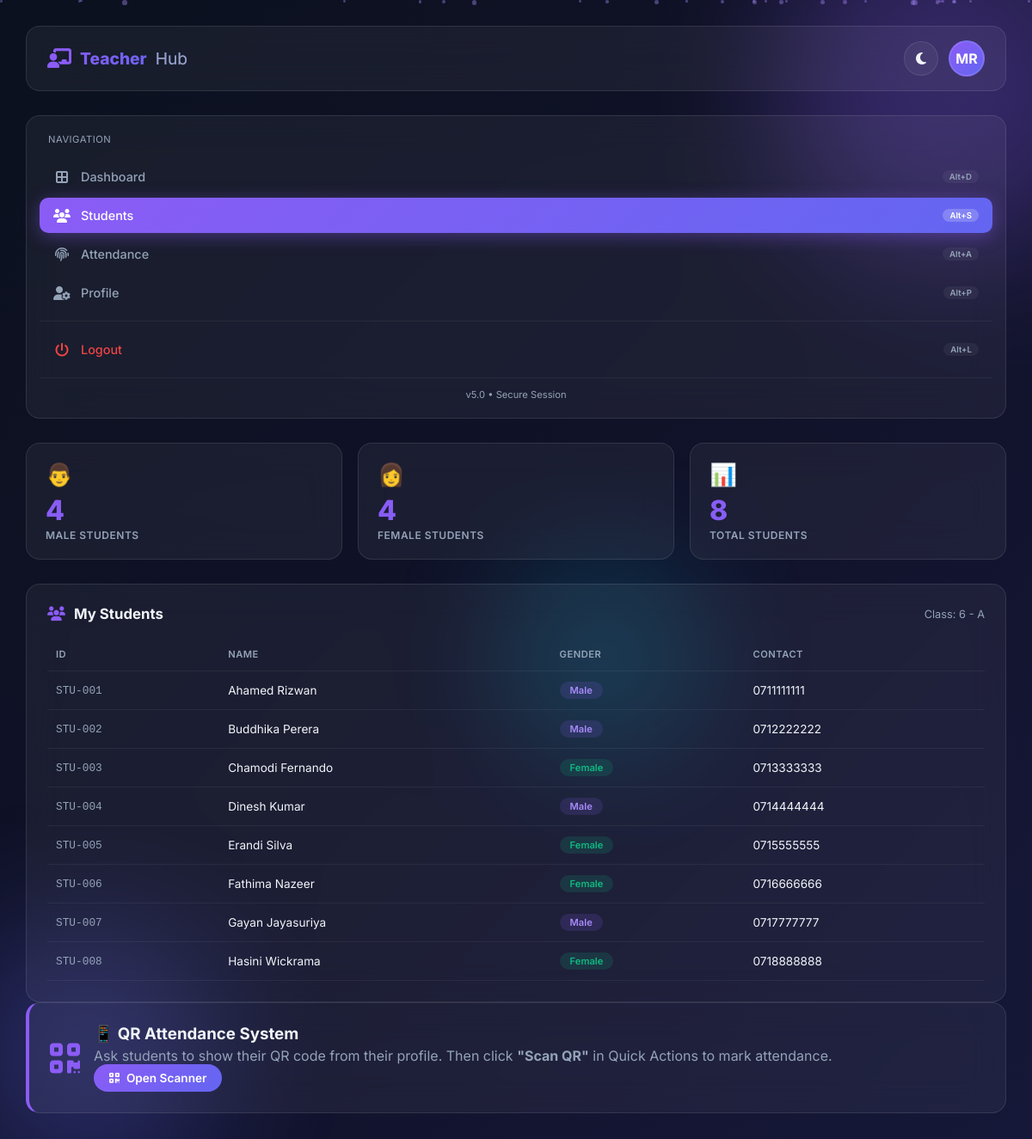
The app's page /teacher/students.php (signed in) with its own data.
### tables this page shows
CREATE TABLE `class` (
  `class_id` int(11) NOT NULL,
  `class_name` varchar(50) NOT NULL,
  `grade` varchar(20) NOT NULL,
  `created_at` timestamp NOT NULL DEFAULT current_timestamp()
);

CREATE TABLE `student` (
  `student_id` int(11) NOT NULL,
  `name` varchar(150) NOT NULL,
  `gender` enum('Male','Female','Other') DEFAULT 'Male',
  `contact` varchar(30) DEFAULT NULL,
  `date_of_birth` date DEFAULT NULL,
  `address` varchar(255) DEFAULT NULL,
  `class_id` int(11) DEFAULT NULL,
  `password` varchar(255) DEFAULT NULL,
  `created_at` timestamp NOT NULL DEFAULT current_timestamp()
);

### teacher/students.php (the view, shortened to what this page needs)
<?php
require_once __DIR__ . '/../config/db.php';
$teacher_id = $_SESSION['teacher_id'];
$teacher_name = $_SESSION['teacher_name'] ?? 'Teacher';
try {
    $teacher_stmt = $pdo->prepare("SELECT * FROM teacher WHERE teacher_id = ?");
    $teacher_stmt->execute([$teacher_id]);
    $teacher = $teacher_stmt->fetch(PDO::FETCH_ASSOC);
    $class_id = $teacher['class_id'] ?? 0;
    $class_name = 'Not Assigned';
    $grade = 'N/A';
    if ($class_id > 0) {
        $class_stmt = $pdo->prepare("SELECT class_name, grade FROM class WHERE class_id = ?");
        $class_stmt->execute([$class_id]);
        $class_info = $class_stmt->fetch(PDO::FETCH_ASSOC);
        if ($class_info) {
            $class_name = $class_info['class_name'] ?? 'N/A';
            $grade = $class_info['grade'] ?? 'N/A';
        }
    }
    $students = [];
    $total_students = 0;
    $male_count = 0;
    $female_count = 0;
    if ($class_id > 0) {
        $students_stmt = $pdo->prepare("
            SELECT s.*, c.class_name, c.grade
            FROM student s
            LEFT JOIN class c ON s.class_id = c.class_id
            WHERE s.class_id = ?
            ORDER BY s.name ASC
        ");
        $students_stmt->execute([$class_id]);
        $students = $students_stmt->fetchAll(PDO::FETCH_ASSOC);
        $total_students = count($students);
        foreach ($students as $s) {
            if ($s['gender'] === 'Male') $male_count++;
            else $female_count++;
        }
    }
} catch (PDOException $e) {
    $error_msg = "Database Error: " . $e->getMessage();
}
?>
<!DOCTYPE html>
<html lang="en">
<head>
    <link rel="stylesheet" href="https://cdnjs.cloudflare.com/ajax/libs/font-awesome/6.5.0/css/all.min.css">
</head>
<body>
    <div class="bg-gradient-overlay"></div>
    <div class="orb orb-1"></div>
    <div class="orb orb-2"></div>
    <div class="orb orb-3"></div>
    <div id="particles-container"></div>
    <nav class="top-nav">
        <div class="brand">
            <i class="fa-solid fa-chalkboard-user"></i>
            Teacher <span style="-webkit-text-fill-color:var(--text-muted);font-weight:400;">Hub</span>
        </div>
        <div class="top-nav-actions">
            <button class="nav-btn" onclick="toggleTheme()"><i class="fa-solid fa-moon"></i></button>
            <div class="teacher-avatar" onclick="window.location.href='profile.php'">
                <?= strtoupper(substr($teacher_name, 0, 2)) ?>
            </div>
        </div>
    </nav>
    <aside class="sidebar">
        <div style="margin-bottom:16px;padding:0 10px;">
            <div style="font-size:0.7rem;color:var(--text-muted);text-transform:uppercase;letter-spacing:0.5px;">Navigation</div>
        </div>
        <a href="dashboard.php" class="menu-item">
            <i class="fa-solid fa-border-all"></i> Dashboard <span class="shortcut">Alt+D</span>
        </a>
        <a href="students.php" class="menu-item active">
            <i class="fa-solid fa-users"></i> Students <span class="shortcut">Alt+S</span>
        </a>
        <a href="attendance.php" class="menu-item">
            <i class="fa-solid fa-fingerprint"></i> Attendance <span class="shortcut">Alt+A</span>
        </a>
        <a href="profile.php" class="menu-item">
            <i class="fa-solid fa-user-gear"></i> Profile <span class="shortcut">Alt+P</span>
        </a>
        <div class="menu-divider"></div>
        <a href="../logout.php" class="menu-item" style="color:#ef4444;">
            <i class="fa-solid fa-power-off"></i> Logout <span class="shortcut">Alt+L</span>
        </a>
        <div class="sidebar-footer">v5.0 • Secure Session</div>
    </aside>
    <main class="main-content">
        <div class="page-content">
            <div class="stats-grid">
                <div class="stat-card">
                    <div class="stat-icon">👨</div>
                    <div class="stat-value"><?= $male_count ?></div>
                    <div class="stat-label">Male Students</div>
                </div>
                <div class="stat-card">
                    <div class="stat-icon">👩</div>
                    <div class="stat-value"><?= $female_count ?></div>
                    <div class="stat-label">Female Students</div>
                </div>
                <div class="stat-card">
                    <div class="stat-icon">📊</div>
                    <div class="stat-value"><?= $total_students ?></div>
                    <div class="stat-label">Total Students</div>
                </div>
            </div>
            <div class="card">
                <div class="card-header">
                    <h3><i class="fa-solid fa-users"></i> My Students</h3>
                    <span class="text-muted text-sm">Class: <?= $grade ?> - <?= $class_name ?></span>
                </div>
                <div class="table-wrap">
                    <table>
                        <thead>
                            <tr><th>ID</th><th>Name</th><th>Gender</th><th>Contact</th></tr>
                        </thead>
                        <tbody>
                            <?php if ($total_students > 0): ?>
                                <?php foreach ($students as $row): ?>
                                    <tr>
                                        <td class="font-mono text-muted text-sm">STU-00<?= $row['student_id'] ?></td>
                                        <td><?= htmlspecialchars($row['name']) ?></td>
                                        <td><span class="badge <?= ($row['gender'] ?? '') === 'Male' ? 'badge-primary' : 'badge-success' ?>"><?= htmlspecialchars($row['gender'] ?? 'N/A') ?></span></td>
                                        <td><?= htmlspecialchars($row['contact'] ?? '-') ?></td>
                                    </tr>
                                <?php endforeach; ?>
                            <?php else: ?>
                                <tr><td colspan="4" class="text-center text-muted">No students assigned to your class.</td></tr>
                            <?php endif; ?>
                        </tbody>
                    </table>
                </div>
            </div>
            <div class="card mt-20" style="border-left:4px solid var(--primary);">
                <div style="display:flex;align-items:center;gap:16px;flex-wrap:wrap;">
                    <i class="fa-solid fa-qrcode" style="font-size:2.5rem;color:var(--primary);"></i>
                    <div>
                        <h3 style="margin-bottom:4px;">📱 QR Attendance System</h3>
                        <p class="text-muted">Ask students to show their QR code from their profile. Then click <strong>"Scan QR"</strong> in Quick Actions to mark attendance.</p>
                        <a href="../admin/scan_attendance.php" class="btn btn-primary mt-12"><i class="fa-solid fa-qrcode"></i> Open Scanner</a>
                    </div>
                </div>
            </div>
        </div>
    </main>
</body>
</html>

### records on screen
class: grade "6", class_name "A"
student: student_id "1", name "Ahamed Rizwan", gender "Male", contact "0711111111"
student: student_id "2", name "Buddhika Perera", gender "Male", contact "0712222222"
student: student_id "3", name "Chamodi Fernando", gender "Female", contact "0713333333"
student: student_id "4", name "Dinesh Kumar", gender "Male", contact "0714444444"
student: student_id "5", name "Erandi Silva", gender "Female", contact "0715555555"
student: student_id "6", name "Fathima Nazeer", gender "Female", contact "0716666666"
student: student_id "7", name "Gayan Jayasuriya", gender "Male", contact "0717777777"
student: student_id "8", name "Hasini Wickrama", gender "Female", contact "0718888888"

### other values on screen
substr($teacher_name, 0, 2) "MR"
$male_count "4"
$female_count "4"
$total_students "8"
